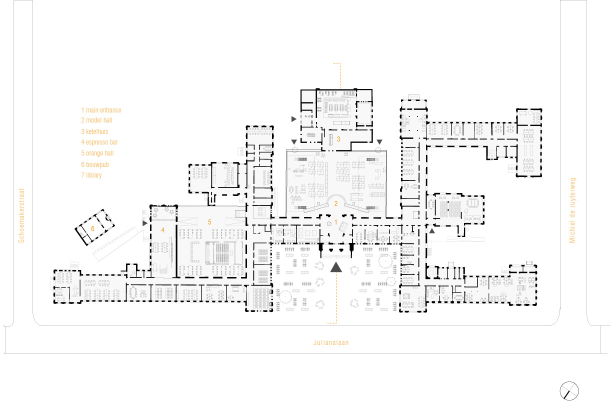
#> input picture construction_site_bk.jpg, 1221 x 834 px, found by its file name (shown at 1/2 size)
$ python test.py
#> lines starting #> are read from the running program, lines starting #| are printed output that depends on the picture; after the words box and inside, x2 and y2 are one past the last pixel; in counts of white or black regions, pixels touching at a corner belong together

import cv2
import matplotlib.pyplot as plt
import math

def euclidean_distance(node1, node2):
    x1, y1 = node1
    x2, y2 = node2
    return math.sqrt((x2 - x1) ** 2 + (y2 - y1) ** 2)

def update_connections_with_distances(nodes, connections_list):
    updated_connections = []
    for node_id, connections in connections_list:
        updated_node_connections = []
        for conn in connections:
            connected_node_id = conn[0]
            distance = euclidean_distance(nodes[node_id], nodes[connected_node_id])
            updated_node_connections.append((connected_node_id, distance))
        updated_connections.append((node_id, updated_node_connections))
    return updated_connections

def show_nodes_and_connections(image_path, nodes, connections_list):
    # Load the image
    img = cv2.imread(image_path)

    # Define colors and parameters
    node_color = (0, 0, 255)  # Red color for nodes
    connection_color = (255, 0, 255)  # Green color for connections
    node_radius = 10
    connection_thickness = 2

    # Draw nodes
    for node_id, (x, y) in nodes.items():
        cv2.circle(img, (int(x), int(y)), node_radius, node_color, -1)  # Draw filled circle for each node
        cv2.putText(img, str(node_id), (int(x)-10, int(y)-10), cv2.FONT_HERSHEY_SIMPLEX, 0.6, (255, 255, 255), 2)

    # Draw connections
    for node_id, connections in connections_list:
        for conn in connections:
            connected_node_id = conn[0]
            x1, y1 = nodes[node_id]
            x2, y2 = nodes[connected_node_id]
            cv2.line(img, (int(x1), int(y1)), (int(x2), int(y2)), connection_color, connection_thickness)

    # Convert the image from BGR (OpenCV format) to RGB (Matplotlib format)
    img_rgb = cv2.cvtColor(img, cv2.COLOR_BGR2RGB)

    # Display the image with Matplotlib
    plt.figure(figsize=(10, 10))
    plt.imshow(img_rgb)
    plt.axis('off')  # Turn off axis numbers and ticks
    plt.show()


# Example usage
if __name__ == "__main__":
    # Nodes and connections_list as you provided earlier
    nodes = {
        0: (630.064973, 955.012783),
        1: (592.017066, 857.289924),
        2: (592.017066, 828.95015),
        3: (772.034676, 705.314416),
        4: (874.371376, 633.788766),
        5: (1406.389376, 698.344388),
        6: (1740.951665, 671.714194),
        7: (2618.685672, 671.714194),
        8: (2671.329612, 725.853865),
        9: (2714.886679, 1063.135271),
        10: (2714.886679, 1156.729613),
        11: (2714.886679, 1290.81661),
        12: (2714.886679, 1445.326473),
        13: (2670.881592, 1492.178841),
        14: (2578.534189, 1492.178841),
        15: (2413.074536, 1492.178841),
        16: (2326.348267, 1492.178841),
        17: (2104.264175, 1492.178841),
        18: (2002.137914, 1492.178841),
        19: (2172.040336, 1390.826147),
        20: (1573.67052, 1390.826147),
        21: (1686.843346, 1492.178841),
        22: (1776.001193, 1492.178841),
        23: (1457.464522, 1492.178841),
        24: (1369.927727, 1492.178841),
        25: (1148.452955, 1492.178841),
        26: (1134.643783, 1390.826147),
        27: (1102.331295, 1433.110379),
        28: (516.847288, 1398.940242),
        29: (516.847288, 1654.29791),
        30: (2600, 1450)
    }

    connections_list = [
        (0, [(1, 104), (4, 403), (5, 817)]),
        (1, [(0, 104), (2, 28)]),
        (2, [(1, 28), (3, 218)]),
        (3, [(2, 218), (4, 124)]),
        (4, [(0, 403), (5, 535)]),
        (5, [(0, 817), (4, 535), (6, 335), (20, 712)]),
        (6, [(5, 335), (20, 738), (19, 838), (7, 877)]),
        (7, [(19, 846), (6, 877), (8, 75)]),
        (8, [(9, 340), (10, 433), (11, 566), (12, 720), (13, 766), (30, 727)]),
        (9, [(8, 340), (10, 93), (11, 227), (12, 382), (13, 431), (30, 403)]),
        (10, [(8, 433), (9, 93), (11, 134), (12, 288), (13, 338), (30, 314)]),
        (11, [(8, 566), (9, 227), (10, 134), (12, 154), (13, 206), (30, 196)]),
        (12, [(8, 720), (9, 382), (10, 288), (11, 154), (13, 64), (30, 114)]),
        (13, [(8, 766), (9, 431), (10, 338), (11, 206), (12, 64), (30, 82)]),
        (14, [(15, 165), (16, 252), (17, 474), (18, 576), (19, 418), (20, 1009), (21, 891), (22, 802), (23, 1121), (24, 1208), (25, 1430), (26, 1447), (27, 1477), (30, 47)]),
        (15, [(14, 165), (16, 86), (17, 308), (18, 410), (19, 261), (20, 845), (21, 726), (22, 637), (23, 955), (24, 1043), (25, 1264), (26, 1282), (27, 1312), (30, 191)]),
        (16, [(14, 252), (15, 86), (17, 222), (18, 324), (19, 184), (20, 759), (21, 639), (22, 550), (23, 868), (24, 956), (25, 1177), (26, 1196), (27, 1225), (30, 276)]),
        (17, [(14, 474), (15, 308), (16, 222), (18, 102), (19, 121), (20, 540), (21, 417), (22, 328), (23, 646), (24, 734), (25, 955), (26, 974), (27, 1003), (30, 497)]),
        (18, [(14, 576), (15, 410), (16, 324), (17, 102), (19, 197), (20, 440), (21, 315), (22, 226), (23, 544), (24, 632), (25, 853), (26, 873), (27, 901), (30, 599)]),
        (19, [(14, 418), (15, 261), (16, 184), (17, 121), (18, 197), (20, 598), (21, 495), (22, 408), (23, 721), (24, 808), (25, 1028), (26, 1037), (27, 1070), (30, 432)]),
        (20, [(14, 1009), (15, 845), (16, 759), (17, 540), (18, 440), (19, 598), (21, 151), (22, 226), (23, 154), (24, 227), (25, 437), (26, 439), (27, 473), (30, 1028)]),
        (21, [(14, 891), (15, 726), (16, 639), (17, 417), (18, 315), (19, 495), (20, 151), (22, 89), (23, 229), (24, 316), (25, 538), (26, 561), (27, 587), (30, 914)]),
        (22, [(14, 802), (15, 637), (16, 550), (17, 328), (18, 226), (19, 408), (20, 226), (21, 89), (23, 318), (24, 406), (25, 627), (26, 649), (27, 676), (30, 825)]),
        (23, [(14, 1121), (15, 955), (16, 868), (17, 646), (18, 544), (19, 721), (20, 154), (21, 229), (22, 318), (24, 87), (25, 309), (26, 338), (27, 360), (30, 1143)]),
        (24, [(14, 1208), (15, 1043), (16, 956), (17, 734), (18, 632), (19, 808), (20, 227), (21, 316), (22, 406), (23, 87), (25, 221), (26, 256), (27, 274), (30, 1230)]),
        (25, [(14, 1430), (15, 1264), (16, 1177), (17, 955), (18, 853), (19, 1028), (20, 437), (21, 538), (22, 627), (23, 309), (24, 221), (26, 102), (27, 74), (30, 1452)]),
        (26, [(14, 1447), (15, 1282), (16, 1196), (17, 974), (18, 873), (19, 1037), (20, 439), (21, 561), (22, 649), (23, 338), (24, 256), (25, 102), (27, 53), (30, 1466)]),
        (27, [(14, 1477), (15, 1312), (16, 1225), (17, 1003), (18, 901), (19, 1070), (20, 473), (21, 587), (22, 676), (23, 360), (24, 274), (25, 74), (26, 53), (30, 1497), (28, 586), (29, 625)]),
        (28, [(27, 586)]),
        (29, [(27, 625)])
    ]

    # Update the connections list with the calculated distances
    updated_connections_list = update_connections_with_distances(nodes, connections_list)

    print("updated_connections = [")
    for node_id, connections in updated_connections_list:
        connections_str = ", ".join([f"({conn_id}, {int(distance)})" for conn_id, distance in connections])
        print(f"    ({node_id}, [{connections_str}]),")
    print("]")

    # Show the nodes and their connections on the image
    image_path = 'construction_site_bk.jpg'
    show_nodes_and_connections(image_path, nodes, updated_connections_list)
#> in show_nodes_and_connections, img is the input picture: shape (834, 1221, 3); mean B, G, R 247.2, 247.4, 247.5
#> after the loop in show_nodes_and_connections, `for node_id, (x, y) in nodes.items():`:
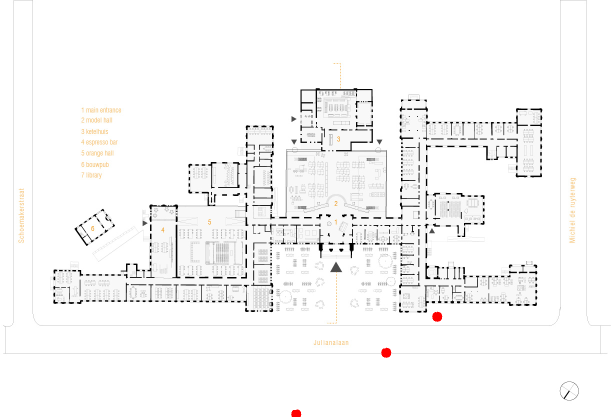
#> img: shape (834, 1221, 3) (shown at 1/2 size); 0.09% of pixels changed, all inside (x1, y1, x2, y2) = (582, 623, 885, 834)
#> after the loop in show_nodes_and_connections, `for node_id, connections in connections_list:`:
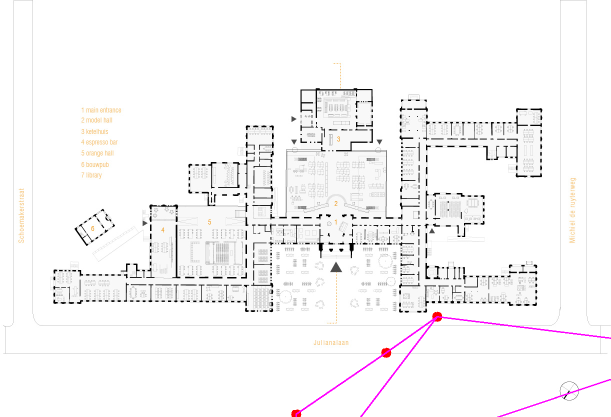
#> img: shape (834, 1221, 3) (shown at 1/2 size); 0.36% of pixels changed, all inside (x1, y1, x2, y2) = (591, 632, 1221, 834)

$ run again, with Plattegrond.jpg copied over construction_site_bk.jpg
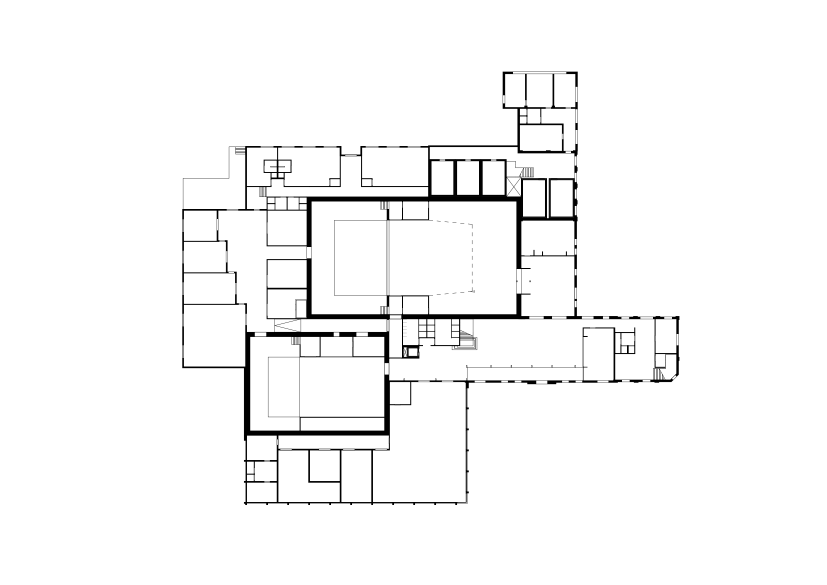
#> input picture Plattegrond.jpg, 2481 x 1754 px, found by its file name (shown at 1/3 size)
#> in show_nodes_and_connections, img is the input picture: shape (1754, 2481, 3); min 0, max 255, mean 247.6
#> after the loop in show_nodes_and_connections, `for node_id, connections in connections_list:`:
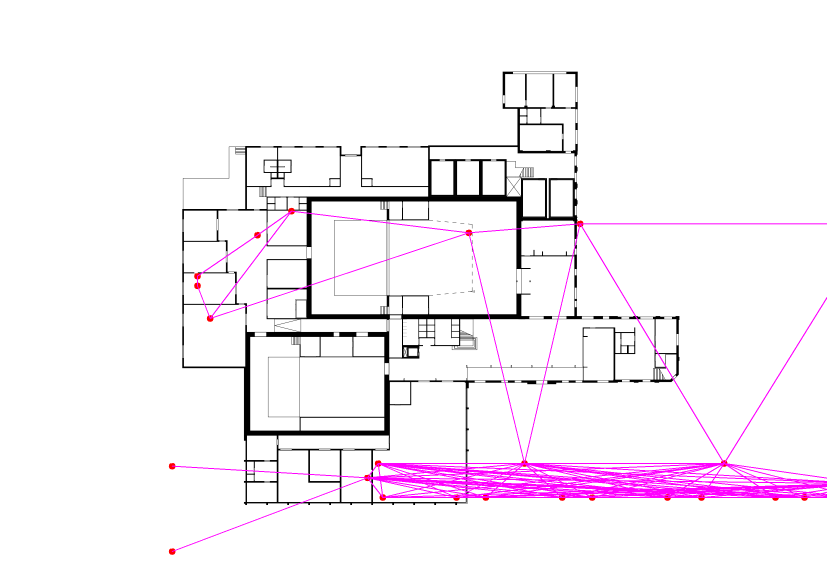
#> img: shape (1754, 2481, 3) (shown at 1/3 size); mean B, G, R 247.4, 241.4, 247.7
